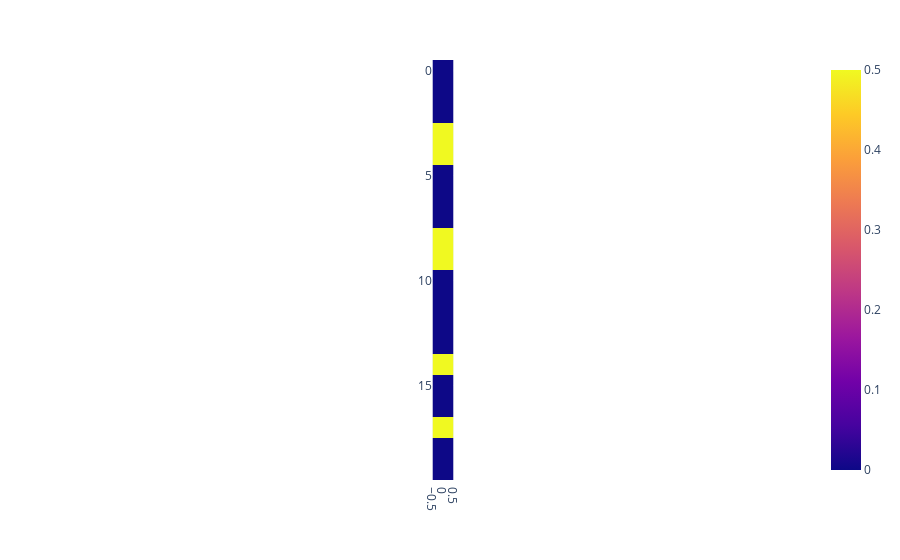

The notebook cell this image was saved under:
### Code cell
px.imshow( res[0:20, 0:1] )

### Figure 1 — Plotly figure (JSON) as saved in the notebook; plotly's stock layout.template omitted (floating-point values rounded to 4 significant figures)
{"data": [{"coloraxis": "coloraxis", "hovertemplate": "x: %{x}<br>y: %{y}<br>color: %{z}<extra></extra>", "name": "0", "type": "heatmap", "xaxis": "x", "yaxis": "y", "z": [[0], [0], [0], [0.5], [0.5], [0], [0], [0], [0.5], [0.5], [0], [0], [0], [0], [0.5], [0], [0], [0.5], [0], [0]]}], "layout": {"coloraxis": {"colorscale": [[0, "#0d0887"], [0.1111, "#46039f"], [0.2222, "#7201a8"], [0.3333, "#9c179e"], [0.4444, "#bd3786"], [0.5556, "#d8576b"], [0.6667, "#ed7953"], [0.7778, "#fb9f3a"], [0.8889, "#fdca26"], [1, "#f0f921"]]}, "margin": {"t": 60}, "xaxis": {"anchor": "y", "constrain": "domain", "domain": [0, 1], "scaleanchor": "y"}, "yaxis": {"anchor": "x", "autorange": "reversed", "constrain": "domain", "domain": [0, 1]}}}
